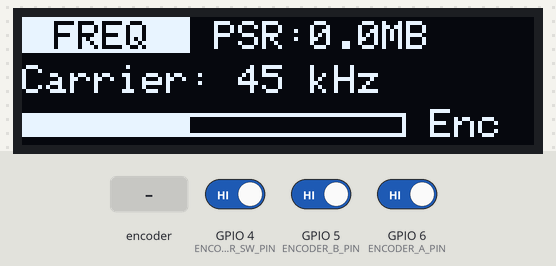
Recording of a sketch running on a simulated ESP32-S3. On the bench: 128×32 one-colour display. The inputs (shaded band) are chosen by the test bench; at power-on: GPIO 4 (ENCODER_SW_PIN) HIGH, GPIO 5 (ENCODER_B_PIN) HIGH, GPIO 6 (ENCODER_A_PIN) HIGH. What the sketch prints to the serial monitor is not drawn.

Above: at 5.2 s.
5.3 s: GPIO 4 (ENCODER_SW_PIN) driven LOW
At 5.6 s:
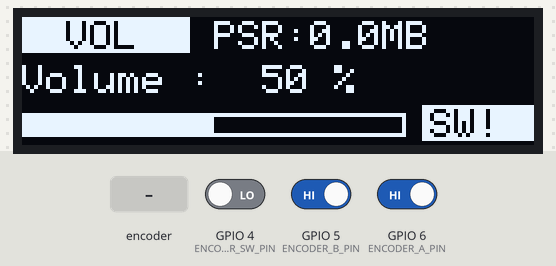
6.8 s: GPIO 4 (ENCODER_SW_PIN) driven HIGH
At 7.9 s:
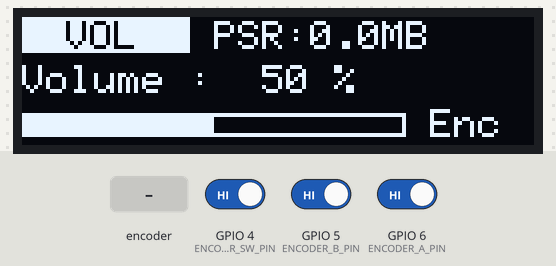
8.3 s: GPIO 4 (ENCODER_SW_PIN) driven LOW
At 9.1 s:
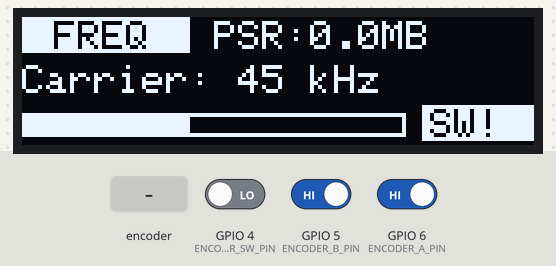
9.8 s: rotary encoder on GPIO 6 (ENCODER_A_PIN) / GPIO 5 (ENCODER_B_PIN) turned 3 steps (first pin leading)
At 10.5 s:
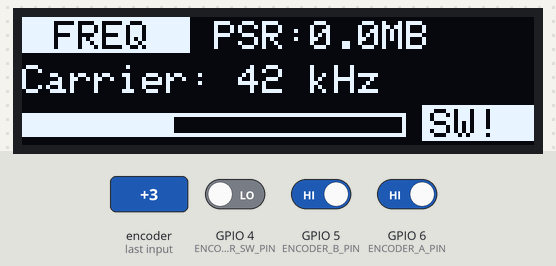
11.9 s: rotary encoder on GPIO 6 (ENCODER_A_PIN) / GPIO 5 (ENCODER_B_PIN) turned 1 step (first pin leading)
At 13.0 s:
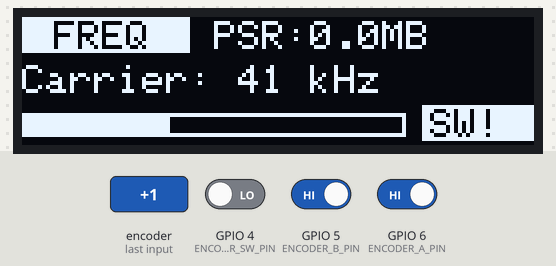
Timing chart, 0 to 14.6 s (numbered marks = the images above; inputs shaded):
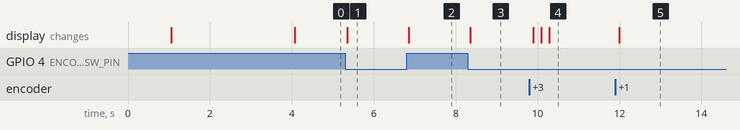

Measured:
- after the input at 5.3 s, the display: changes after 0.06 s (image 1)
- after the input at 6.8 s, the display: changes after 0.05 s (image 2)
- after the input at 8.3 s, the display: changes after 0.06 s (image 3)
- after the input at 9.8 s, the display: first changes after 0.09 s (image 4 shows a later state)
- after the input at 11.9 s, the display: changes after 0.09 s (image 5)

The sketch:

test_03_rotary_encoder.ino
```cpp
/*
 * ==============================================================================
 * TEST 03: INCREMENTAL TEST - OLED + ROTARY ENCODER + PSRAM TELEMETRY
 * ==============================================================================
 * HARDWARE PINOUT / WIRING GUIDE:
 *
 * 1. 0.91" 128x32 OLED Display (I2C):
 *    - VCC           -> ESP32 3V3
 *    - GND           -> ESP32 GND
 *    - SDA           -> ESP32 GPIO 8
 *    - SCL / SCK     -> ESP32 GPIO 9
 *
 * 2. EC11 Rotary Encoder:
 *    - GND           -> ESP32 GND
 *    - VCC / '+'     -> ESP32 3V3 (Only if breakout board has a '+' pin; ignore if bare)
 *    - CLK (Pin A)   -> ESP32 GPIO 6
 *    - DT  (Pin B)   -> ESP32 GPIO 5
 *    - SW  (Switch)  -> ESP32 GPIO 4
 *
 * Note: If using a bare 5-pin metal rotary encoder (without breakout PCB):
 *    - 3 pins side: Middle pin -> GND, Left/Right outer pins -> GPIO 6 & GPIO 5.
 *    - 2 pins side (Switch): One pin -> GND, Other pin -> GPIO 4.
 * Internal pull-up resistors (INPUT_PULLUP) are enabled on all inputs.
 *
 * SERIAL MONITOR: 115200 Baud
 * ==============================================================================
 */

#include <Arduino.h>
#include <Wire.h>
#include <Adafruit_GFX.h>
#include <Adafruit_SSD1306.h>
#include "esp_heap_caps.h"

// OLED Definitions
#define OLED_WIDTH    128
#define OLED_HEIGHT   32
#define OLED_RESET    -1
#define OLED_ADDR     0x3C
#define PIN_I2C_SDA   8
#define PIN_I2C_SCL   9

Adafruit_SSD1306 display(OLED_WIDTH, OLED_HEIGHT, &Wire, OLED_RESET);

// Rotary Encoder Definitions
#define ENCODER_A_PIN   6   // CLK
#define ENCODER_B_PIN   5   // DT
#define ENCODER_SW_PIN  4   // Push Button Switch

// State Variables
int virtualFreqKHz = 45;    // Ultrasonic Bat Carrier (10 kHz to 90 kHz)
int virtualVolume = 50;     // Output Volume (0 to 100 %)
enum EncoderMode { MODE_FREQ = 0, MODE_VOL = 1 };
EncoderMode currentMode = MODE_FREQ;

// Quadrature Decoding
int encoderTicks = 0;
uint8_t lastEncState = 0;
const int TICKS_PER_DETENT = 4; // Standard for EC11 detents

// Switch Timing & State
bool lastButtonReading = HIGH;
bool buttonActive = false;
unsigned long lastDebounceTime = 0;
const unsigned long DEBOUNCE_DELAY = 40;

// Hardware Telemetry Cache
size_t totalPSRAM = 0;
size_t freePSRAM = 0;
uint32_t freeHeap = 0;
bool psramOk = false;
bool ringBufferAllocOk = false;

void drawMainUI() {
  display.clearDisplay();
  display.setTextColor(SSD1306_WHITE);

  // --- TOP ROW: Mode Badge & Live System Stats ---
  display.setTextSize(1);
  if (currentMode == MODE_FREQ) {
    // Inverted highlight badge for FREQ mode
    display.fillRect(0, 0, 42, 9, SSD1306_WHITE);
    display.setTextColor(SSD1306_BLACK, SSD1306_WHITE);
    display.setCursor(2, 1);
    display.print(" FREQ ");
  } else {
    // Inverted highlight badge for VOL mode
    display.fillRect(0, 0, 42, 9, SSD1306_WHITE);
    display.setTextColor(SSD1306_BLACK, SSD1306_WHITE);
    display.setCursor(5, 1);
    display.print(" VOL  ");
  }

  // Live PSRAM Telemetry at top right
  display.setTextColor(SSD1306_WHITE);
  display.setCursor(48, 1);
  display.printf("PSR:%.1fMB", (float)freePSRAM / (1024.0 * 1024.0));

  // --- MIDDLE ROW: Value Display ---
  display.setCursor(0, 12);
  if (currentMode == MODE_FREQ) {
    display.printf("Carrier: %2d kHz", virtualFreqKHz);
  } else {
    display.printf("Volume : %3d %%", virtualVolume);
  }

  // --- BOTTOM SECTION: Graphical Bar Meter & Button Indicator ---
  int barWidth = 96;
  int barHeight = 6;
  int barX = 0;
  int barY = 24;

  // Draw meter bounding box
  display.drawRect(barX, barY, barWidth, barHeight, SSD1306_WHITE);

  int fillWidth = 0;
  if (currentMode == MODE_FREQ) {
    fillWidth = map(constrain(virtualFreqKHz, 10, 90), 10, 90, 0, barWidth - 2);
  } else {
    fillWidth = map(constrain(virtualVolume, 0, 100), 0, 100, 0, barWidth - 2);
  }
  if (fillWidth > 0) {
    display.fillRect(barX + 1, barY + 1, fillWidth, barHeight - 2, SSD1306_WHITE);
  }

  // Right side of bottom row: Switch press indicator
  display.setCursor(102, 23);
  if (buttonActive) {
    display.fillRect(100, 22, 28, 9, SSD1306_WHITE);
    display.setTextColor(SSD1306_BLACK, SSD1306_WHITE);
    display.print("SW!");
  } else {
    display.print("Enc");
  }

  display.display();
}

void setup() {
  Serial.begin(115200);
  delay(1000);

  Serial.println("\n=======================================================");
  Serial.println("  ESPERDYNE TEST 03: INCREMENTAL OLED + ENCODER + PSRAM ");
  Serial.println("=======================================================");

  // 1. Initialize Inputs with internal pull-ups
  pinMode(ENCODER_A_PIN, INPUT_PULLUP);
  pinMode(ENCODER_B_PIN, INPUT_PULLUP);
  pinMode(ENCODER_SW_PIN, INPUT_PULLUP);

  uint8_t a = digitalRead(ENCODER_A_PIN);
  uint8_t b = digitalRead(ENCODER_B_PIN);
  lastEncState = (a << 1) | b;

  // 2. Validate PSRAM & Telemetry from Test 01
  if (psramInit()) {
    psramOk = true;
    totalPSRAM = ESP.getPsramSize();
    freePSRAM = ESP.getFreePsram();

    // Verify 3.84 MB ring buffer allocatable
    size_t ringBytes = 192000 * 2 * 5 * sizeof(int16_t);
    int16_t* testBuf = (int16_t*)heap_caps_malloc(ringBytes, MALLOC_CAP_SPIRAM);
    if (testBuf != nullptr) {
      ringBufferAllocOk = true;
      heap_caps_free(testBuf);
    }
  }
  freeHeap = ESP.getFreeHeap();

  // 3. Initialize OLED
  Wire.begin(PIN_I2C_SDA, PIN_I2C_SCL);
  if (!display.begin(SSD1306_SWITCHCAPVCC, OLED_ADDR)) {
    Serial.println("[FAIL] SSD1306 allocation failed! Check SDA/SCL wires.");
    while (true) delay(100);
  }
  Serial.println("[PASS] OLED initialized successfully!");

  // 4. OLED Stage 1: Hardware & PSRAM Splash Screen
  display.clearDisplay();
  display.setTextColor(SSD1306_WHITE);
  display.setTextSize(1);

  display.setCursor(8, 0);
  display.print("ESPERDYNE BAT-PAM");

  display.drawLine(0, 9, OLED_WIDTH, 9, SSD1306_WHITE);

  display.setCursor(0, 12);
  display.printf("PSRAM : %.2f MB %s", (float)totalPSRAM / (1024.0 * 1024.0), psramOk ? "OK" : "ERR");

  display.setCursor(0, 22);
  display.printf("RingBuf: 3.84MB %s", ringBufferAllocOk ? "PASS" : "FAIL");

  display.display();

  Serial.println("\n[OLED Telemetry Displayed]");
  Serial.printf(" - Total PSRAM  : %.2f MB\n", (float)totalPSRAM / (1024.0 * 1024.0));
  Serial.printf(" - Free PSRAM   : %.2f MB\n", (float)freePSRAM / (1024.0 * 1024.0));
  Serial.printf(" - Free Heap    : %u KB\n", freeHeap / 1024);
  Serial.printf(" - 3.84MB Buffer: %s\n\n", ringBufferAllocOk ? "ALLOCATED & VERIFIED" : "FAILED");

  delay(3000); // Display telemetry on screen for 3 seconds

  // Switch to main interactive UI
  drawMainUI();
}

void loop() {
  bool needsRedraw = false;

  // 1. Read Rotary Encoder Quadrature Transition
  uint8_t a = digitalRead(ENCODER_A_PIN);
  uint8_t b = digitalRead(ENCODER_B_PIN);
  uint8_t currentState = (a << 1) | b;

  if (currentState != lastEncState) {
    // Quadrature state transition table
    // CW : 00 -> 01 -> 11 -> 10
    // CCW: 00 -> 10 -> 11 -> 01
    if ((lastEncState == 0b00 && currentState == 0b01) ||
        (lastEncState == 0b01 && currentState == 0b11) ||
        (lastEncState == 0b11 && currentState == 0b10) ||
        (lastEncState == 0b10 && currentState == 0b00)) {
      encoderTicks++;
    } else if ((lastEncState == 0b00 && currentState == 0b10) ||
               (lastEncState == 0b10 && currentState == 0b11) ||
               (lastEncState == 0b11 && currentState == 0b01) ||
               (lastEncState == 0b01 && currentState == 0b00)) {
      encoderTicks--;
    }

    lastEncState = currentState;

    if (abs(encoderTicks) >= TICKS_PER_DETENT) {
      int step = encoderTicks / TICKS_PER_DETENT;
      encoderTicks %= TICKS_PER_DETENT;

      if (currentMode == MODE_FREQ) {
        virtualFreqKHz += step;
        if (virtualFreqKHz < 10) virtualFreqKHz = 10;
        if (virtualFreqKHz > 90) virtualFreqKHz = 90;
        Serial.printf("[ROTARY CW/CCW] Carrier Frequency: %2d kHz\n", virtualFreqKHz);
      } else {
        virtualVolume += step * 5;
        if (virtualVolume < 0) virtualVolume = 0;
        if (virtualVolume > 100) virtualVolume = 100;
        Serial.printf("[ROTARY CW/CCW] Volume: %3d %%\n", virtualVolume);
      }

      needsRedraw = true;
    }
  }

  // 2. Read Rotary Encoder Push-Button (SW)
  int reading = digitalRead(ENCODER_SW_PIN);
  if (reading != lastButtonReading) {
    lastDebounceTime = millis();
    lastButtonReading = reading;
  }

  if ((millis() - lastDebounceTime) > DEBOUNCE_DELAY) {
    if (reading == LOW && !buttonActive) {
      buttonActive = true;
      // Toggle between Frequency and Volume Mode
      currentMode = (currentMode == MODE_FREQ) ? MODE_VOL : MODE_FREQ;
      Serial.printf("\n[SWITCH CLICK] Mode Switched to: %s\n",
                    (currentMode == MODE_FREQ) ? "FREQUENCY TUNING" : "VOLUME CONTROL");
      needsRedraw = true;
    } else if (reading == HIGH && buttonActive) {
      buttonActive = false;
      needsRedraw = true;
    }
  }

  // 3. Periodic PSRAM telemetry update & screen redraw
  static unsigned long lastTelemetryUpdate = 0;
  if (millis() - lastTelemetryUpdate > 1000) {
    lastTelemetryUpdate = millis();
    freePSRAM = ESP.getFreePsram();
    freeHeap = ESP.getFreeHeap();
  }

  if (needsRedraw) {
    drawMainUI();
  }
}
```
